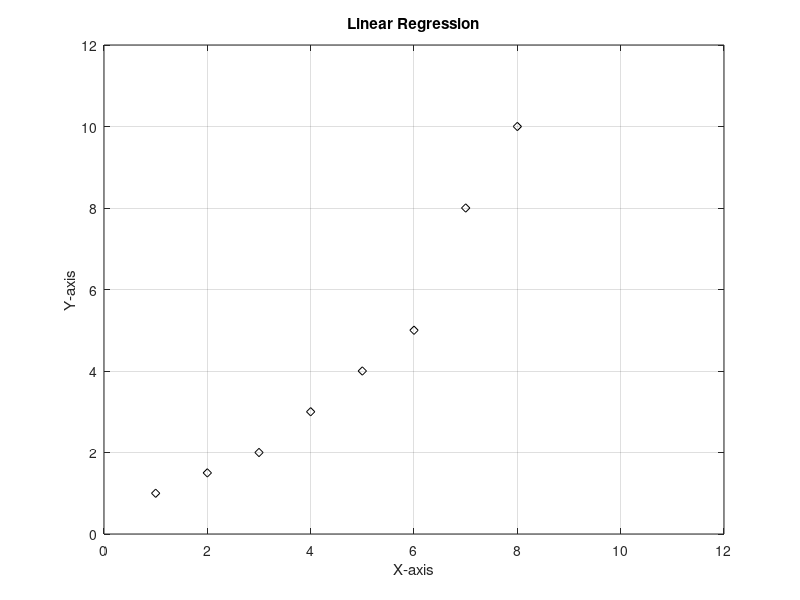

Source code (MATLAB):
%% CLEAN WORK ENVIRONMENT
% Clear the command window and workspace
    clc;
    clear all;

%% VECTOR
% Enter data in the form of vectors "x" and "y"
    x = [1 2 3 4 5 6 7 8];
    y = [1 1.5 2 3 4 5 8 10];
    
%% PLOT
% Plot the graph
    plot(x, y, 'dk');
    xlabel('X-axis');
    ylabel('Y-axis');
    title('Linear Regression');
    axis([0 12, 0 12]);
    grid on; % Used to create grid lines 
    hold on; % Used to maintain the plot and make changes

%% Save the figure as a PNG image with a resolution of 300 DPI
    filename = 'figures/regression.png';
    saveas(gcf, filename, 'png');

    disp(['Plot saved as "' filename '"']);






